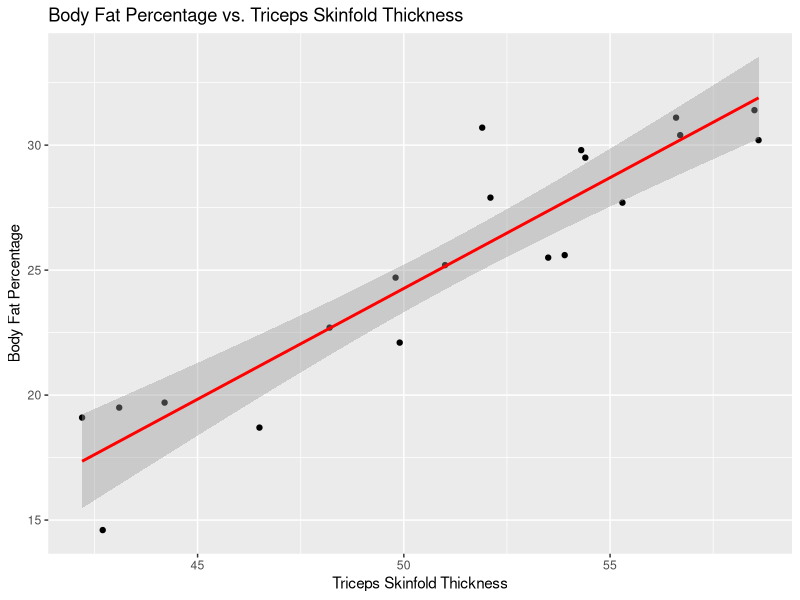
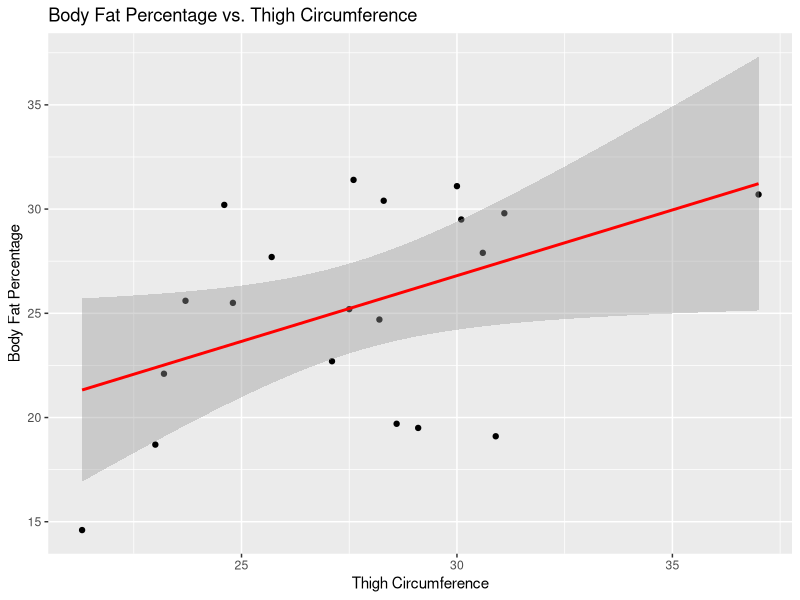
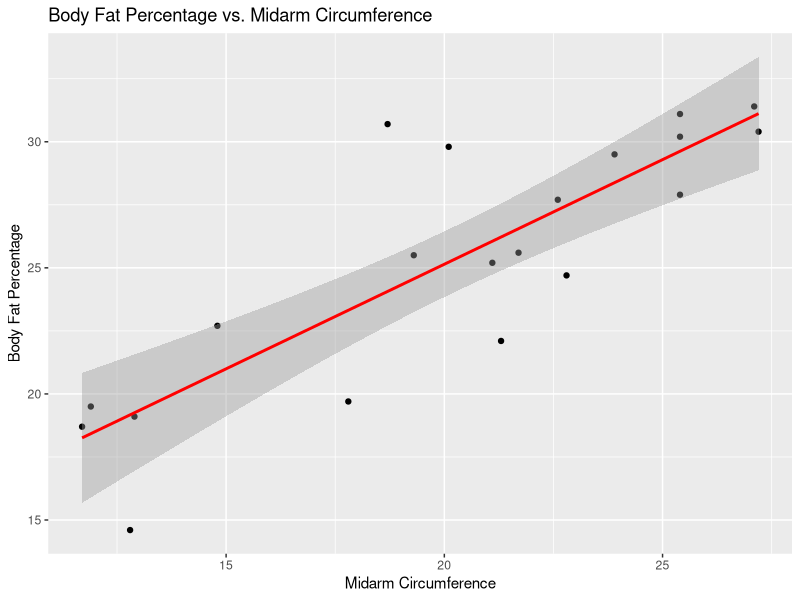
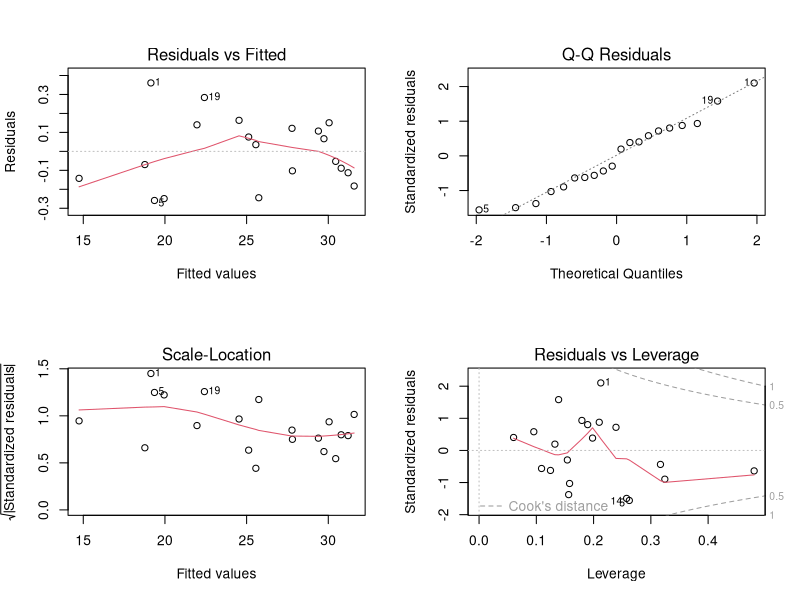

The R script that drew these images, in order:
## ---- chunk 1
knitr::opts_chunk$set(echo = TRUE)
## ---- chunk 2
# Load necessary libraries
library(dplyr)
library(ggplot2)

# Create the data frame
data <- data.frame(
  y = c(19.5, 24.7, 30.7, 29.8, 19.1, 25.6, 31.4, 27.9, 22.1, 25.5, 31.1, 30.4, 18.7, 19.7, 14.6, 29.5, 27.7, 30.2, 22.7, 25.2),
  x1 = c(43.1, 49.8, 51.9, 54.3, 42.2, 53.9, 58.5, 52.1, 49.9, 53.5, 56.6, 56.7, 46.5, 44.2, 42.7, 54.4, 55.3, 58.6, 48.2, 51.0),
  x2 = c(29.1, 28.2, 37.0, 31.1, 30.9, 23.7, 27.6, 30.6, 23.2, 24.8, 30.0, 28.3, 23.0, 28.6, 21.3, 30.1, 25.7, 24.6, 27.1, 27.5),
  x3 = c(11.9, 22.8, 18.7, 20.1, 12.9, 21.7, 27.1, 25.4, 21.3, 19.3, 25.4, 27.2, 11.7, 17.8, 12.8, 23.9, 22.6, 25.4, 14.8, 21.1)
)

# Summary of the data
summary(data)
# Scatter plot of body fat percentage vs. triceps skinfold thickness
ggplot(data, aes(x = x1, y = y)) +
  geom_point() +
  geom_smooth(method = "lm", col = "red") +
  labs(title = "Body Fat Percentage vs. Triceps Skinfold Thickness", x = "Triceps Skinfold Thickness", y = "Body Fat Percentage")

# Scatter plot of body fat percentage vs. thigh circumference
ggplot(data, aes(x = x2, y = y)) +
  geom_point() +
  geom_smooth(method = "lm", col = "red") +
  labs(title = "Body Fat Percentage vs. Thigh Circumference", x = "Thigh Circumference", y = "Body Fat Percentage")

# Scatter plot of body fat percentage vs. midarm circumference
ggplot(data, aes(x = x3, y = y)) +
  geom_point() +
  geom_smooth(method = "lm", col = "red") +
  labs(title = "Body Fat Percentage vs. Midarm Circumference", x = "Midarm Circumference", y = "Body Fat Percentage")

## ---- chunk 3
# Fit the linear model
model <- lm(y ~ x1 + x2 + x3, data = data)

# Summary of the model
summary(model)

# Residual diagnostics
par(mfrow = c(2, 2))
plot(model)

